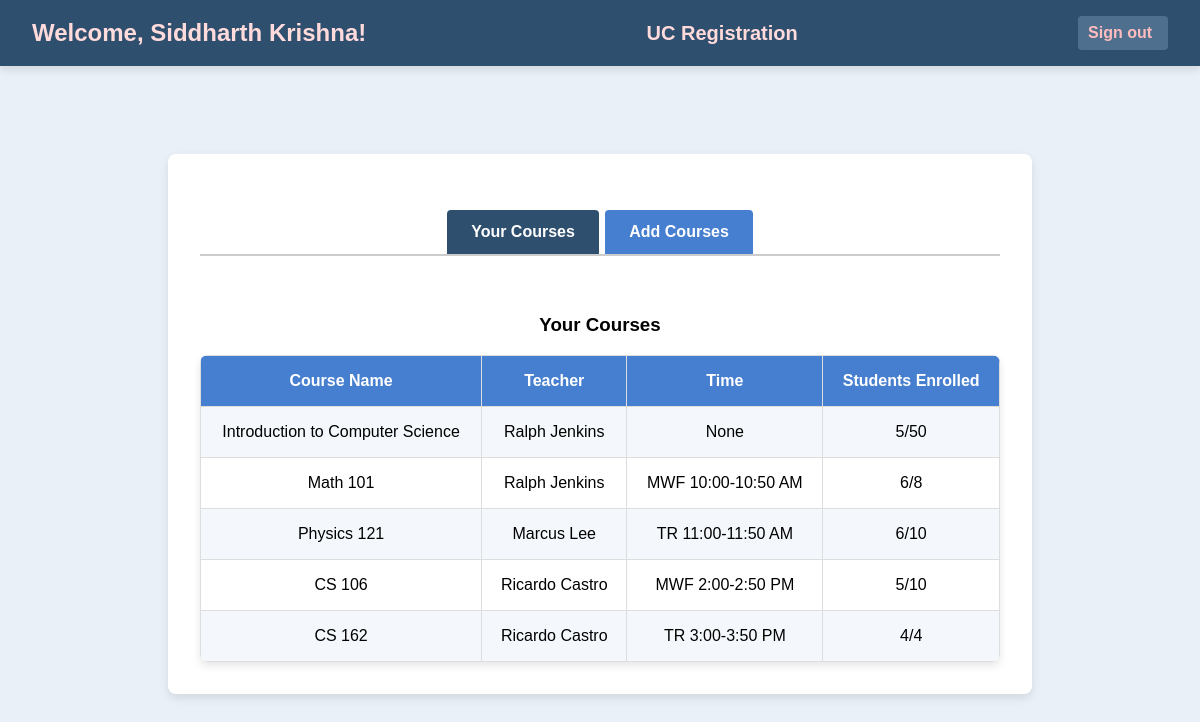
The app's page /student/courses (signed in), older data.
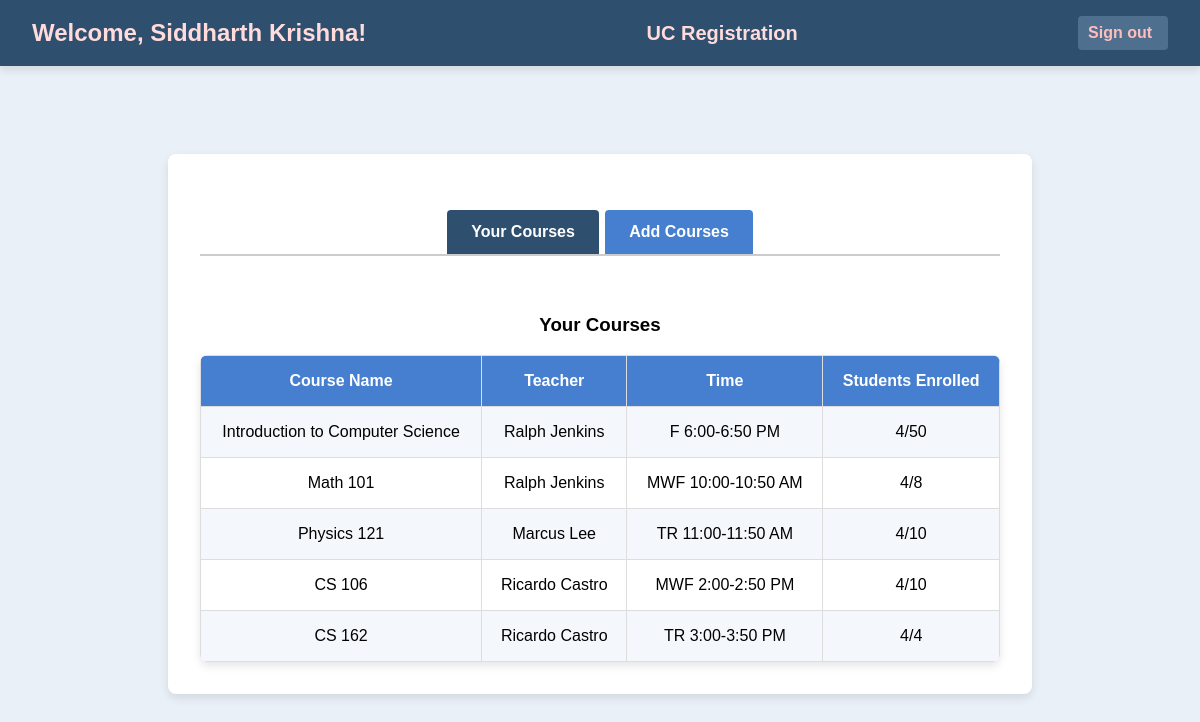
The same page, newer data.
### app.py (models this page shows, shortened)
class Course(db.Model):
    id = db.Column(db.Integer, primary_key=True)
    course_code = db.Column(db.String(10))
    course_name = db.Column(db.String(100))
    capacity = db.Column(db.Integer)
    teacher_id = db.Column(db.Integer, db.ForeignKey('user.id'))
    teacher = db.relationship('User', backref='teaching_courses', foreign_keys=[teacher_id])
    time = db.Column(db.String(50))
    enrolled_count = db.Column(db.Integer, default=0)

class User(UserMixin, db.Model):
    id = db.Column(db.Integer, primary_key=True)
    username = db.Column(db.String(150))
    password = db.Column(db.String(150))
    role = db.Column(db.String(50))

### app.py (the view)
@app.route('/student/courses')
@login_required
def student_courses():
    if current_user.role != 'student':
        flash("Access denied: Only students can view this page.", "danger")
        return redirect(url_for('login'))  # Redirect to login if not a student
    courses = db.session.query(
        Course.id.label("id"),                 # Course ID
        Course.course_name.label("course_name"),  # Course Name
        User.username.label("teacher"),        # Teacher's Username
        Course.time.label("time"),             # Course Timing
        Course.enrolled_count.label("enrolled_count"),  # Students Enrolled
        Course.capacity.label("capacity")      # Maximum Students
    ).join(User, Course.teacher_id == User.id).all()
    enrolled_course_ids = [enrollment.course_id for enrollment in Enrollment.query.filter_by(user_id=current_user.id).all()]
    return render_template('student_courses.html', courses=courses, enrolled_course_ids=enrolled_course_ids)

### app.py (called while the page is built)
@login_manager.user_loader
def load_user(user_id):
    return User.query.get(int(user_id))

### templates/student_courses.html (shortened to what this page needs)
<!DOCTYPE html>
<html lang="en">
<head>
    <link rel="stylesheet" href="{{ url_for('static', filename='styles.css') }}">
</head>
<body>
    <div class="header">
        <div class="header-content">
            <div class="welcome-container">
                <h1>Welcome, {{ current_user.username }}!</h1>
            </div>
            <div class="university-container">
                <h2>UC Registration</h2>
            </div>
            <div class="logout-container">
                {% if current_user.role == 'student' %}
                    <a href="{{ url_for('student_logout') }}" class="sign-out">Sign out</a>
                {% elif current_user.role == 'teacher' %}
                    <a href="{{ url_for('teacher_logout') }}" class="sign-out">Sign out</a>
                {% endif %}
            </div>
        </div>
    </div>
    <div class="container">
        <div class="tabs">
            <a href="#your-courses" class="tab-button active">Your Courses</a>
            <a href="#add-courses" class="tab-button">Add Courses</a>
        </div>
        <div id="your-courses" class="tab-content active">
            <h3>Your Courses</h3>
            <table>
                <tr>
                    <th>Course Name</th>
                    <th>Teacher</th>
                    <th>Time</th>
                    <th>Students Enrolled</th>
                </tr>
                {% for course in courses %}
                    {% if course.id in enrolled_course_ids %}
                        <tr>
                            <td>{{ course.course_name }}</td>
                            <td>{{ course.teacher }}</td>
                            <td>{{ course.time }}</td>
                            <td>{{ course.enrolled_count }}/{{ course.capacity }}</td>
                        </tr>
                    {% endif %}
                {% endfor %}
            </table>
        </div>
    </div>
</body>
</html>

Row changes from the older to the newer data that the page shows:
changed Course "Introduction to Computer Science": time "None" → "F 6:00-6:50 PM"; enrolled_count "5" → "4"
changed Course "Math 101": enrolled_count "6" → "4"
changed Course "Physics 121": enrolled_count "6" → "4"
changed Course "CS 106": enrolled_count "5" → "4"
